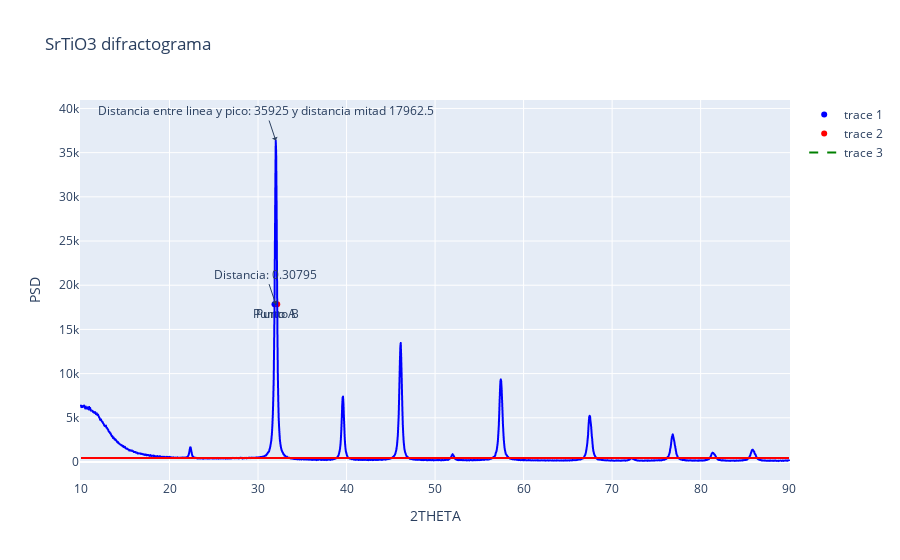

The notebook cell saved with this chart:
### Markdown cell above
## Creamos la gráfica interactiva para la formula de Debye-Scherrer

En esta parte del código se obtienen los puntos más relevantes de la gráfica y se les da un tratamiento para poder trabajar con ellos.

### Code cell
df = pd.read_csv('data.csv')

y_position_value_global = 450
beta_constant_value = 0


fig = px.line(df, x=' 2THETA', y=' PSD', labels={'Name': '2theta', 'Value': 'values'}, title='SrTiO3 difractograma')
fig.update_traces(line=dict(color='blue')) 

# Add a line parallel to x-axis at y_position_value
fig.add_shape(
    type='line',
    x0=df[' 2THETA'].min(),
    y0=y_position_value_global,
    x1=df[' 2THETA'].max(),
    y1=y_position_value_global,
    line=dict(color='red', width=2, dash='solid')
)

#-------------------------------------------------
#Se calcula la altura máxima en de la reflexión más grande:
altura_reflexion_max = max(df[' PSD'].values) - y_position_value_global

# Obtenemos la mitad de la distancia con de la reflexión mas grande usando el punto de referencia
given_PSD_value = altura_reflexion_max/2

# Se calcula la diferencia absoluta entre los dos valores dados y todos los datos de la columna PSD.
df['Absolute_Difference'] = abs(df[' PSD'] - given_PSD_value)


# Encuentra la fila con la menor diferencia encontrada
closest_index = df['Absolute_Difference'].idxmin()

closest_2THETA_value = df.loc[closest_index, ' 2THETA']
closest_PSD_value = df.loc[closest_index, ' PSD']

# Encontramos el siguiente valor más cercano
next_upper_values = df[df[' PSD'] > given_PSD_value]
if not next_upper_values.empty:
    next_upper_index = next_upper_values[' PSD'].idxmin()
    next_upper_2THETA = df.loc[next_upper_index, ' 2THETA']
    next_upper_PSD = df.loc[next_upper_index, ' PSD']

#-------------------------------------------------

promedio_de_dos_puntos = ((df[' 2THETA'][next_upper_index] + df[' 2THETA'][next_upper_index + 1])/2) + 0.003

# Agregamos dos puntos con las coordenadas de closes index y el promedio de 2theta en el next_upper_index y next_upper_index + 1
fig.add_trace(go.Scatter(x=[df[' 2THETA'][closest_index]], y=[df[' PSD'][closest_index]], mode='markers+text', text='Punto A', textposition='bottom center', marker=dict(color='blue')))
fig.add_trace(go.Scatter(x=[promedio_de_dos_puntos], y=[df[' PSD'][closest_index]], mode='markers+text', text='Punto B', textposition='bottom center', marker=dict(color='red')))


# Creamos una linea entre esos cos puntos
fig.add_trace(go.Scatter(x=[df[' 2THETA'][closest_index], promedio_de_dos_puntos], y=[df[' PSD'][closest_index], df[' PSD'][closest_index]], mode='lines', line=dict(color='green', dash='dash')))


# Se calcula la distancia con la formula euclidiana
distance_two_points = np.sqrt((df[' 2THETA'][closest_index] - (promedio_de_dos_puntos))**2 + (df[' PSD'][closest_index] - df[' PSD'][closest_index])**2)


beta_constant_value = distance_two_points  #Se guardan los datos en la variable global
# Se agrega una anotación con esta distancia
fig.add_annotation(
    x=(next_upper_2THETA + closest_2THETA_value)/2,
    y=df[' PSD'][closest_index],
    text=f'Distancia: {distance_two_points:.5f}', # Ponemos la distancia con 3 puntos decimales
    showarrow=True,
    arrowhead=1,
)

fig.add_annotation(
    x=(next_upper_2THETA + closest_2THETA_value)/2,
    y=df[' PSD'][closest_index + 3],
    text=f'Distancia entre linea y pico: {altura_reflexion_max} y distancia mitad {altura_reflexion_max/2}', # Ponemos la distancia con 3 puntos decimales
    showarrow=True,
    arrowhead=1,
)

fig.show()

### Figure 1 — Plotly figure (JSON) as saved in the notebook; plotly's stock layout.template omitted (floating-point values rounded to 4 significant figures; data arrays with more than 128 entries replaced by an {"elided": "..."} marker saying what was removed)
{"data": [{"hovertemplate": " 2THETA=%{x}<br> PSD=%{y}<extra></extra>", "legendgroup": "", "line": {"color": "blue", "dash": "solid"}, "marker": {"symbol": "circle"}, "mode": "lines", "name": "", "showlegend": false, "type": "scattergl", "x": {"elided": "1706 float values"}, "xaxis": "x", "y": {"elided": "1706 int values"}, "yaxis": "y"}, {"marker": {"color": "blue"}, "mode": "markers+text", "text": "Punto A", "textposition": "bottom center", "type": "scatter", "x": [31.86], "y": [17860]}, {"marker": {"color": "red"}, "mode": "markers+text", "text": "Punto B", "textposition": "bottom center", "type": "scatter", "x": [32.17], "y": [17860]}, {"line": {"color": "green", "dash": "dash"}, "mode": "lines", "type": "scatter", "x": [31.86, 32.17], "y": [17860, 17860]}], "layout": {"annotations": [{"arrowhead": 1, "showarrow": true, "text": "Distancia: 0.30795", "x": 32.0, "y": 17860}, {"arrowhead": 1, "showarrow": true, "text": "Distancia entre linea y pico: 35925 y distancia mitad 17962.5", "x": 32.0, "y": 36375}], "autosize": true, "legend": {"tracegroupgap": 0}, "shapes": [{"line": {"color": "red", "dash": "solid", "width": 2}, "type": "line", "x0": 10, "x1": 89.98, "y0": 450, "y1": 450}], "title": {"text": "SrTiO3 difractograma"}, "xaxis": {"anchor": "y", "autorange": true, "domain": [0, 1], "range": [9.913, 90.07], "title": {"text": " 2THETA"}, "type": "linear"}, "yaxis": {"anchor": "x", "autorange": true, "domain": [0, 1], "range": [-2370.0, 47270.0], "title": {"text": " PSD"}, "type": "linear"}}}
